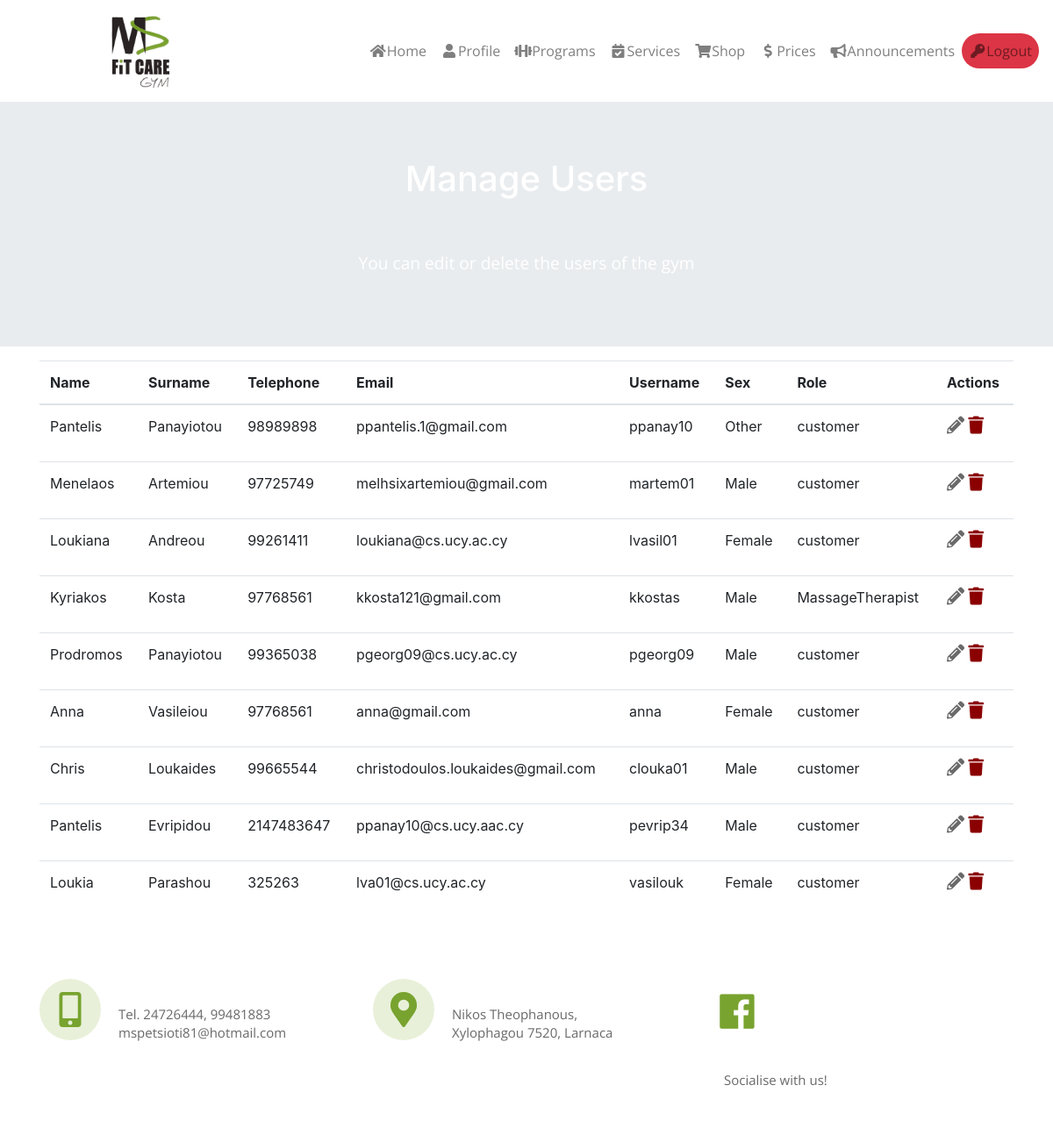
Screenshot of /profile/seeUsers.php (signed in) with the database file from the repository.
### tables this page shows
CREATE TABLE IF NOT EXISTS `customers` (
  `customer_id` int(11) NOT NULL AUTO_INCREMENT,
  `name` text,
  `surname` text NOT NULL,
  `telephone` int(18) NOT NULL,
  `email` text NOT NULL,
  `username` text NOT NULL,
  `password` text NOT NULL,
  `sex` enum('Male','Female','Other') NOT NULL,
  `program` varchar(250) NOT NULL,
  `role` enum('Admin','customer','physiotherapist','coach','MassageTherapist') NOT NULL DEFAULT 'customer',
  PRIMARY KEY (`customer_id`)
);

### profile/seeUsers.php (the view, shortened to what this page needs)
<?php
include("../announcements/connect1.php");
?>
<!DOCTYPE html>
<html lang="en">
<head>
  <link rel="stylesheet" href="https://maxcdn.bootstrapcdn.com/bootstrap/4.2.1/css/bootstrap.min.css">
  <link rel="stylesheet" href="https://use.fontawesome.com/releases/v5.6.3/css/all.css">
  <link rel="stylesheet" href="../css/style.css">
</head>
<body>
    <?php if (!($_SERVER['HTTP_X_REQUESTED_WITH'] == "com.example.gym")) { ?>
    <nav class="navbar navbar-expand-lg navbar-light bg-custom">
   <div class="collapse navbar-collapse" id="navbarSupportedContent">
      <a class="navbar-brand ml-auto mx-auto" href="#">
          <img src="../img/logo-test.png" alt="" width="70" height="90">
        </a>
     <ul class="navbar-nav navbar-light bg-light ml-auto">
      <li class="nav-item">
        <a class="nav-link" href="../index.php"><i class="fas fa-home fa-fw"> </i>Home </a>
      </li>
      <li class="nav-item">
          <a class="nav-link" href="../profile/profile.php"> <i class="fas fa-user fa-fw"></i>Profile</a>
      </li>
     <li class="nav-item">
        <a class="nav-link" href="../programs/program.php"><i class="fas fa-dumbbell fa-fw"></i>Programs</a>
      </li>
          <li class="nav-item">
        <a class="nav-link" href="../services/services.php"><i class="fas fa-calendar-check fa-fw"></i>Services</a>
      </li>
         <li class="nav-item">
        <a class="nav-link" href="../shop/shop.php"><i class="fas fa-shopping-cart fa-fw"></i>Shop</a>
      </li>
         <li class="nav-item">
        <a class="nav-link" href="../prices/prices.php"><i class="fas fa-dollar-sign fa-fw"></i>Prices</a>
      </li>
         <li class="nav-item">
        <a class="nav-link" href="../announcements/announcement.php"><i class="fas fa-bullhorn fa-fw"></i>Announcements</a>
      </li>
         <li class="nav-item">
             <?php if(!isset($_SESSION['customer_id'])){ ?>
        <a class="nav-link" href="registration/login.php"><i class="fas fa-key fa-fw"></i>Login</a>
            <?php } else { ?>
        <a class="nav-link btn-danger round" id="logout" href="../registration/logout.php"><i class="fas fa-key fa-fw"></i>Logout</a>
             <?php } ?>
      </li>
    </ul>
  </div>
</nav>
<?php } ?>
     <div class="jumbotron profile-cover profile-space jumbotron-fluid" id="top-jumpo">
  <div class="container  text-center">
      <h1 class="text-center welcome">Manage Users</h1>
      <div class="row  main-content">
          <p class="mx-auto"> You can edit or delete the users of the gym</p>
      </div>
         </div>
    </div>
 <div class="profile-section mx-auto">
        <div class="container py-3 ">
             <table class="table table-hover table-edit">
                <thead>
                <tr>
                <th>Name</th>
                <th>Surname</th>
                <th>Telephone</th>
                <th>Email</th>
                <th>Username</th>
                <th>Sex</th>
                <th>Role</th>
                <th>Actions</th>
                </tr>
                </thead>
                <tbody>
     <?php mysqli_select_db($conn,"database");
            $sql=mysqli_query($conn,"select * from customers");
         while ($row=mysqli_fetch_array($sql)) {
    if ($row['role']!='Admin') { ?>
            <tr>
                <td><p ><?php echo $row["name"]; ?></p></td>
                <td><p><?php echo $row["surname"]; ?></p></td>
                <td> <p> <?php echo $row["telephone"]; ?></p></td>
              <td> <p> <?php echo $row["email"]; ?></p></td>
                <td> <p><?php echo $row["username"]; ?></p></td>
                <td> <p><?php echo $row["sex"]; ?></p></td>
                <td><p><?php echo $row["role"]; ?></p></td>
     	<td><?php  echo ' <a href="editU.php?customer_id='.$row["customer_id"].' "> <i class="fas fa-pencil-alt"></i></a>
        <a href="deleteU.php?customer_id='.$row["customer_id"].'"> <i class="fa fa-trash"></i> </a>'; ?> </td>
                </tr>
       <?php  } ?>
            <?php } ?>
                </tbody>
            </table>
            <br>
        </div>
    </div>
     <footer class="page-footer top-menu color-footer">
      <div class="container">
							<div class="row">
								<div class="col-md-4 py-4">
								 <i class="fas fa-mobile-alt mx-auto"></i>
                                    <div class="loc">
										<p> Tel. 24726444, 99481883 <br> mspetsioti81@hotmail.com</p>
									</div>
								</div>
								<div class="col-md-4 py-4">
                                    <i class="fas fa-map-marker-alt mx-auto"></i>
                                    <div class="loc">
										<p> Nikos Theophanous,<br> Xylophagou 7520, Larnaca</p>
									</div>
                                        </div>
								<div class="col-md-3 py-4">
                                       <a href="http://facebook.com">    <i class="fab fa-facebook mx-auto"></i>        </a>
                                    <div class="loc">
										<p> Socialise with us!</p>
									</div>
								</div>
							</div>
				</div>
  </footer>
    </body>
</html>

### css/style.css (style rules this page uses)
body { overflow-x: hidden; }
.nav-item a { font-family: 'Open Sans', sans-serif; }
.bg-custom { background-color: white; }
.nav-item { background-color: white; }
.main-content { color: white; font-size: 1.2rem; font-family: 'Open Sans', sans-serif; }
.welcome { color: white; padding-bottom: 50px; }
.round { border-radius: 28px; border: none; }
.color-footer { background-color: #16425B; }
.color-footer p { color: aliceblue; }
i.fas.fa-mobile-alt { position: relative; width: 70px; bottom: 10px; padding: 15px; border-radius: 50%; background-color: #e8f0d9; color: #78a32f; font-size:40px; float:left; display:block; text-align:center; }
i.fas.fa-map-marker-alt { position: relative; width: 70px; bottom: 10px; padding: 15px; border-radius: 50%; background-color: #e8f0d9; color: #78a32f; font-size:40px; float:left; display:block; text-align:center; }
i.fa.fa-trash { color: darkred; font-size: 20px; }
i.fas.fa-pencil-alt { color: dimgray; font-size: 20px; }
i.fab.fa-facebook { position: relative; width: 70px; bottom: 10px; padding: 15px; border-radius: 50%; font-size:45px; color: #78a32f; text-align:center; }
.loc { padding: 20px; color: dimgray; display: table-cell; vertical-align: top; font-style:'Open Sans', sans-serif; font-size:15px; line-height:1.43em; }
#top-jumpo { margin-bottom: 0; }
.color-footer { background-color: white; }
.page-footer { height: 100%; font-family: 'Open Sans', sans-serif; }
.page-footer p { color: dimgray; }

### rows the page displays
customers: name "Pantelis", surname "Panayiotou", telephone "98989898", email "ppantelis.1@gmail.com", username "ppanay10", sex "Other", role "customer"
customers: name "Menelaos", surname "Artemiou", telephone "97725749", email "melhsixartemiou@gmail.com", username "martem01", sex "Male", role "customer"
customers: name "Loukiana", surname "Andreou", telephone "99261411", email "loukiana@cs.ucy.ac.cy", username "lvasil01", sex "Female", role "customer"
customers: name "Kyriakos", surname "Kosta", telephone "97768561", email "kkosta121@gmail.com", username "kkostas", sex "Male", role "MassageTherapist"
customers: name "Prodromos", surname "Panayiotou", telephone "99365038", email "pgeorg09@cs.ucy.ac.cy", username "pgeorg09", sex "Male", role "customer"
customers: name "Anna", surname "Vasileiou", telephone "97768561", email "anna@gmail.com", username "anna", sex "Female", role "customer"
customers: name "Chris", surname "Loukaides", telephone "99665544", email "christodoulos.loukaides@gmail.com", username "clouka01", sex "Male", role "customer"
customers: name "Pantelis", surname "Evripidou", telephone "2147483647", email "ppanay10@cs.ucy.aac.cy", username "pevrip34", sex "Male", role "customer"
customers: name "Loukia", surname "Parashou", telephone "325263", email "lva01@cs.ucy.ac.cy", username "vasilouk", sex "Female", role "customer"
